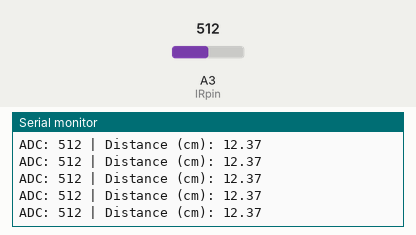
Simulated run of this sketch. Board: Arduino Uno, built with avr-gcc and run on an emulated ATmega328P. Shown: the last lines printed to the serial monitor. Inputs (shaded band) come from the test bench; at power-on: A3 (IRpin) = 512.

Above: at 1.2 s.
1.3 s: A3 (IRpin) set to 716
At 1.31 s:
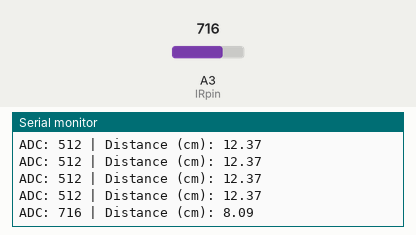
2.8 s: A3 (IRpin) set to 900
At 2.81 s:
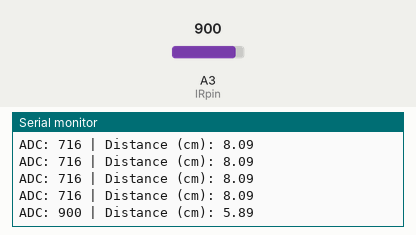
Timing chart, 0 to 5.8 s (numbered marks = the images above; inputs shaded):
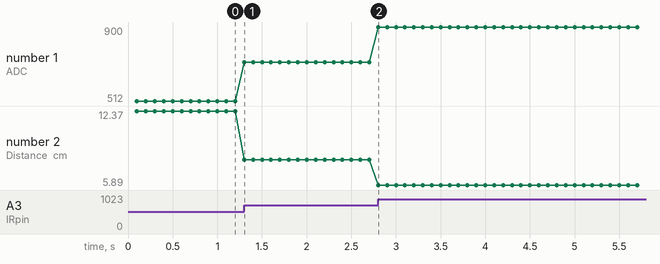

The sketch:

IR_Reader.ino
```cpp
/* PIN DEFINITIONS */
int IRpin = A3;

// /* SENSOR CALIBRATION (same as before) - FRONT */
// const float A = 1.23072369e+04;
// const float B = 1.12642133e+01;
// const float C = 1.74338869e+00;

// Sensor 1 - Left
// Best-fit A, B, C: [ 7.68904930e+03  1.00000065e-03 -2.64920279e+00]
const float A = 7.68904930e+03;
const float B = 1.00000065e-03;
const float C = -2.64920279e+00;

/* SAMPLING TIME */
const unsigned long sampleTime = 100000; // 100 ms
unsigned long prevTime = 0;

void setup() {
  Serial.begin(115200);
  prevTime = micros();
}

void loop() {
  unsigned long currTime = micros();

  if (currTime - prevTime >= sampleTime) {

    // === READ RAW ADC ===
    int adcValue = analogRead(IRpin);

    // === CONVERT TO DISTANCE ===
    float distance = A / (adcValue + B) + C;

    // Optional: clamp unrealistic values
    if (distance < 0.9) distance = 0.0;

    // === PRINT RESULTS ===
    Serial.print("ADC: ");
    Serial.print(adcValue);
    Serial.print(" | Distance (cm): ");
    Serial.println(distance);

    prevTime += sampleTime;
  }
}
```

Measured:
- after the input at 1.3 s, the serial monitor: prints a new line at once (image 1)
- after the input at 2.8 s, the serial monitor: prints a new line at once (image 2)
- plotted number 1: 512 → 716 after the input at 1.3 s, 716 → 900 after the input at 2.8 s
- plotted number 2: 12.37 → 8.09 after the input at 1.3 s, 8.09 → 5.89 after the input at 2.8 s
